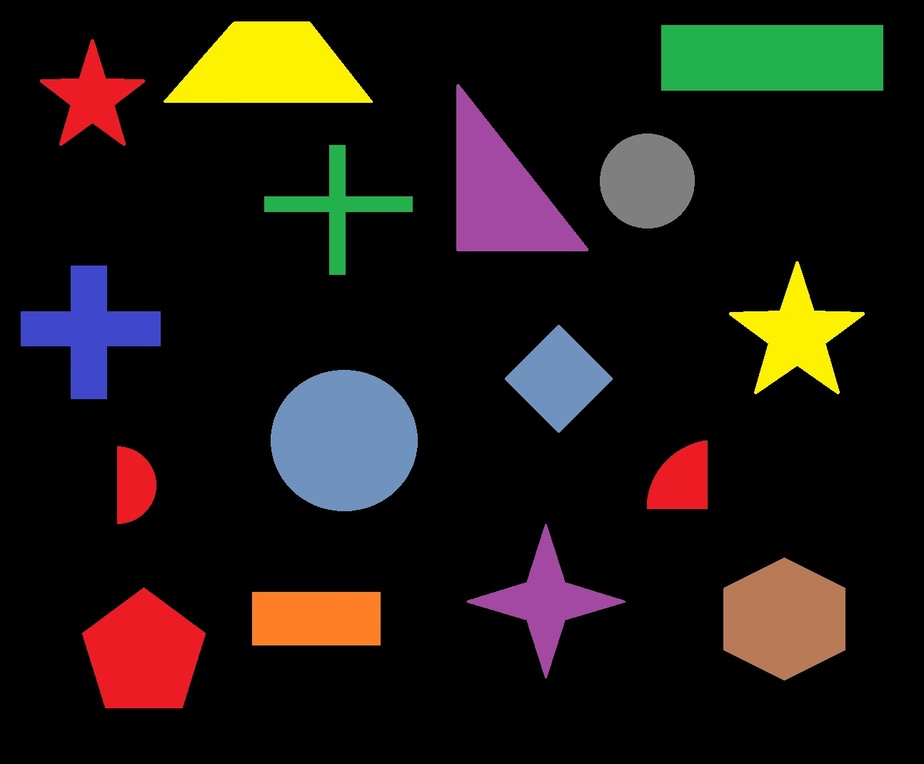
//> input picture images/shps.jpg, 924 x 764 px, shrunk from 1294 x 1070 before the run
$ ./shape_detection   (built with g++ and OpenCV 4)
//> lines starting //> are read from the running program, lines starting //| are printed output that depends on the picture; after the words box and inside, x2 and y2 are one past the last pixel; in counts of white or black regions, pixels touching at a corner belong together
/*************************************************************
*
*                Developed by Farid Huseynov
*                     ITUNOM UAV Team
*           	 All rights reserved © 2019
*
**************************************************************/


#include <opencv2/highgui/highgui.hpp>
#include <opencv2/imgproc/imgproc.hpp>
#include <cmath>
#include <iostream>
/*
* function to find a cosine of angle between vectors
* from pt0->pt1 and pt0->pt2
*/
static double angle(cv::Point pt1, cv::Point pt2, cv::Point pt0)
{
	double dx1 = pt1.x - pt0.x;
	double dy1 = pt1.y - pt0.y;
	double dx2 = pt2.x - pt0.x;
	double dy2 = pt2.y - pt0.y;
	return (dx1*dx2 + dy1 * dy2) / sqrt((dx1*dx1 + dy1 * dy1)*(dx2*dx2 + dy2 * dy2) + 1e-10);
}

/*
* function to display text in the center of a contour
*/
void setLabel(cv::Mat& im, const std::string label, std::vector<cv::Point>& contour)
{
	int fontface = cv::FONT_HERSHEY_SIMPLEX;
	double scale = 0.4;
	int thickness = 1;
	int baseline = 0;

	cv::Size text = cv::getTextSize(label, fontface, scale, thickness, &baseline);
	cv::Rect r = cv::boundingRect(contour);

	cv::Point pt(r.x + ((r.width - text.width) / 2), r.y + ((r.height + text.height) / 2));
	cv::rectangle(im, pt + cv::Point(0, baseline), pt + cv::Point(text.width, -text.height), CV_RGB(255, 255, 255), CV_FILLED);
	cv::putText(im, label, pt, fontface, scale, CV_RGB(0, 0, 0), thickness, 8);
}

int main()
{
	cv::Mat src = cv::imread("images/shps.jpg");
//> src is the input picture: 764 rows x 924 cols, CV_8UC3; mean B, G, R 19.1, 23.7, 29.6
	//cv::Mat src = cv::imread("F:/ITUNOM 2019/shape_datasets/quarter-circle/4__120.jpg");
	//cv::Mat src = cv::imread("F:/ITUNOM 2019/old shape datasets/dtsts/quarter-circle/Adsýz.png");

	if (src.empty())
		return -1;
	//Apply blurring
	cv::Mat blurred;
	cv::GaussianBlur(src, blurred, cv::Size(3,3), 0);

	// Convert to grayscale
	cv::Mat gray;
	cv::cvtColor(blurred, gray, CV_BGR2GRAY);
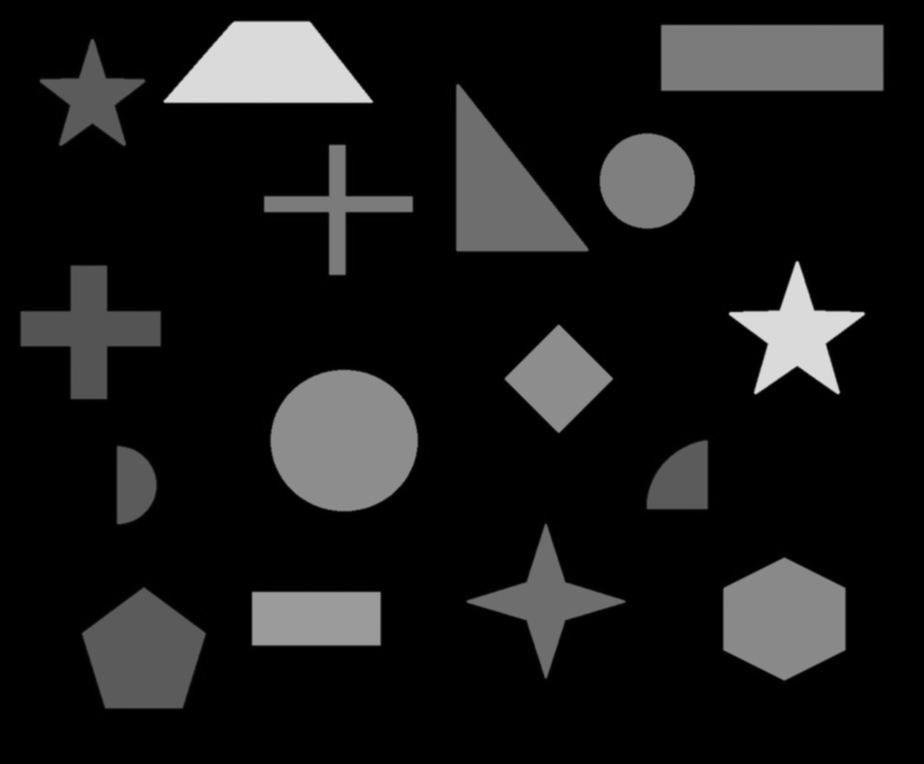
//> gray: 764 rows x 924 cols, CV_8UC1; min 0, max 220, mean 25

	// Use Canny instead of threshold to catch squares with gradient shading
	cv::Mat bw;
	cv::Canny(gray, bw, 80, 120);
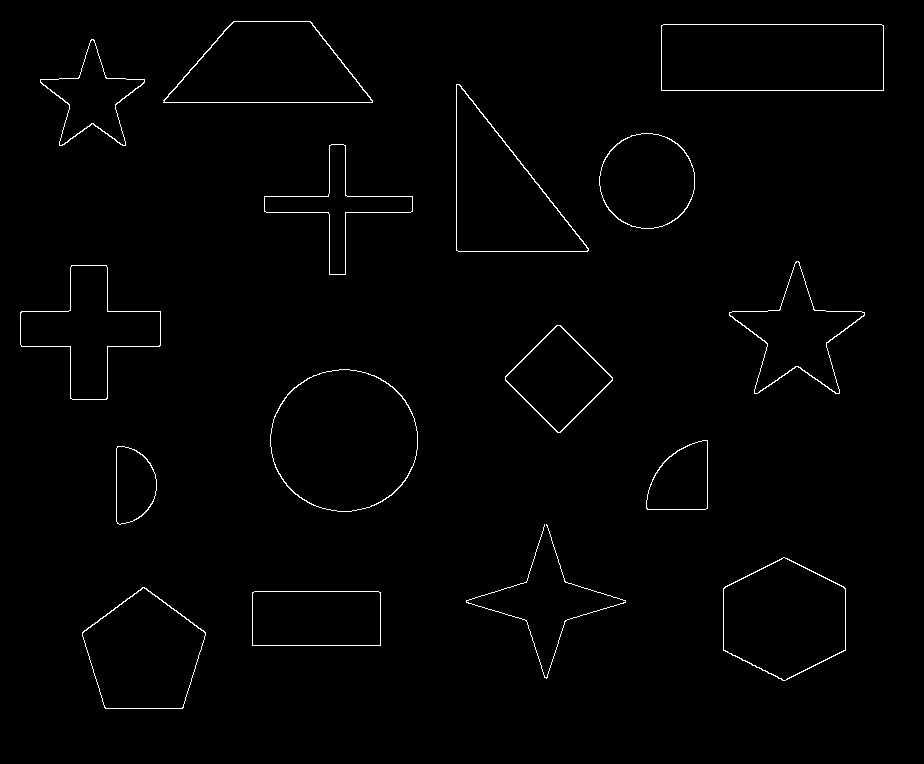
//> bw: 764 rows x 924 cols, CV_8UC1; 1.1% white in thin lines or dots, all inside (x1, y1, x2, y2) = (20, 21, 884, 709)

	// Find contours
	std::vector<std::vector<cv::Point> > contours;
	cv::findContours(bw.clone(), contours, CV_RETR_EXTERNAL, CV_CHAIN_APPROX_SIMPLE);
//> contours = 16 contours, 1 with area under 20; largest, box (x1, y1, x2, y2) and area: (270, 369, 418, 512) 16394, (661, 24, 884, 91) 14649, (163, 21, 373, 103) 11724, (456, 84, 589, 252) 11470, (723, 557, 846, 681) 11352

	std::vector<cv::Point> approx;
	cv::Mat dst = src.clone();

	for (int i = 0; i < contours.size(); i++)
	{
		// Approximate contour with accuracy proportional to the contour perimeter
		cv::approxPolyDP(cv::Mat(contours[i]), approx, cv::arcLength(cv::Mat(contours[i]), true)*0.02, true);


		// Number of vertices of polygonal curve
		int vtc = approx.size();

		//setLabel(dst, std::to_string(approx.size()), contours[i]);

		// 'Convex and with the area more than 100p' objects
		if (std::fabs(cv::contourArea(contours[i])) > 100 && cv::isContourConvex(approx)) {

			if (approx.size() == 3)
			{
				setLabel(dst, "TRI", contours[i]);    // Triangles
			}
			else if (approx.size() >= 4 && approx.size() <= 12)
			{

				// Get the cosines of all corners
				std::vector<double> cos;
				for (int j = 2; j < vtc + 1; j++)
					cos.push_back(angle(approx[j%vtc], approx[j - 2], approx[j - 1]));

				// Sort ascending the cosine values
				std::sort(cos.begin(), cos.end());

				// Get the lowest and the highest cosine
				double mincos = cos.front();
				double maxcos = cos.back();

				// Use the degrees obtained above and the number of vertices to determine the shape of the contour


				//square
				if (vtc == 4 && mincos >= -0.15 && maxcos <= 0.15 &&
					(cv::minAreaRect(contours[i]).size.width / cv::minAreaRect(contours[i]).size.height > 0.8 &&
						cv::minAreaRect(contours[i]).size.width / cv::minAreaRect(contours[i]).size.height < 1.2)) {
					setLabel(dst, "SQR", contours[i]);
				}

				//rectangle
				else if (vtc == 4 && mincos >= -0.15 && maxcos <= 0.15)
					setLabel(dst, "RECT", contours[i]);

				//trapezoid
				else if (vtc == 4 && mincos <= -0.2)
					setLabel(dst, "TRAPEZOID", contours[i]);

				//pentagon
				else if (vtc == 5 && mincos >= -0.5 && maxcos <= -0.05)
					setLabel(dst, "PENTA", contours[i]);

				//semi-circe
				else if(vtc == 5 && mincos >= -0.85 && maxcos <= 0.6)
					setLabel(dst, "SEMI-CIRCLE", contours[i]);

				//quarter-circle
				else if (vtc == 5 && mincos >= -1 && maxcos <= 0.6)
					setLabel(dst, "QUARTER-CIRCLE", contours[i]);

				//hexagon
				else if (vtc == 6 && mincos >= -0.7 && maxcos <= -0.3)
					setLabel(dst, "HEXA", contours[i]);

				//semi-circle
				else if (vtc == 6 && mincos >= -0.85 && maxcos <= 0.6)
					setLabel(dst, "SEMI-CIRCLE", contours[i]);

				//quarter-circle
				else if (vtc == 6 && mincos >= -1 && maxcos <= 0.6)
					setLabel(dst, "QUARTER-CIRCLE", contours[i]);

				//heptagon
				else if (vtc == 7)
					setLabel(dst, "HEPTA", contours[i]);

				//octagon or circle
				else if (vtc == 8) {
					// circle
					double area = cv::contourArea(contours[i]);
					cv::Rect r = cv::boundingRect(contours[i]);
					int radius = r.width / 2;
					if (std::abs(1 - ((double)r.width / r.height)) <= 0.2 &&
						std::abs(1 - (area / (CV_PI * std::pow(radius, 2)))) <= 0.2) {
						setLabel(dst, "CIR", contours[i]);
					}

					//octagon
					else
						setLabel(dst, "OCTA", contours[i]);
				}

			}
		}

		//For the non-convex shapes and circle
		else if (std::fabs(cv::contourArea(contours[i])) > 100) {
			if (vtc == 4)
				setLabel(dst, "QUADRANGULAR", contours[i]);
			if (vtc == 5)
				setLabel(dst, "PENTAGON", contours[i]);
			if (vtc == 6)
				setLabel(dst, "HEXAGON", contours[i]);
			if (vtc == 7)
				setLabel(dst, "HEPTAGON", contours[i]);
			if (vtc == 10)
				setLabel(dst, "STAR", contours[i]);
			else if (vtc == 12)
				setLabel(dst, "CROSS", contours[i]);
			else
				setLabel(dst, "UNKNOWN", contours[i]);
		}


	}
//> this loop made 16 passes
//> (vtc, area, radius, text in setLabel, r in setLabel, pt in setLabel) on passes 7, 12: (8, 16394, 74, Size(21, 9), Rect(270, 369, 148, 143), Point(333, 445)), (8, 7120, 48, Size(21, 9), Rect(599, 133, 96, 96), Point(636, 185))
//> (vtc, text in setLabel, r in setLabel, pt in setLabel) on passes 1, 2, 3, 5, 6, 8: (4, Size(32, 9), Rect(252, 591, 129, 55), Point(300, 623)), (5, Size(39, 9), Rect(82, 587, 124, 122), Point(124, 652)), (6, Size(33, 9), Rect(723, 557, 123, 124), Point(768, 623)), (6, Size(83, 9), Rect(116, 446, 41, 79), Point(95, 490)), (6, Size(110, 9), Rect(646, 440, 62, 70), Point(622, 479)), (4, Size(26, 9), Rect(505, 325, 108, 108), Point(546, 383))
//> pass 1, in setLabel, `cv::putText(im, label, pt, fontface, scale, CV_RGB(0, 0, 0), thickness..`:
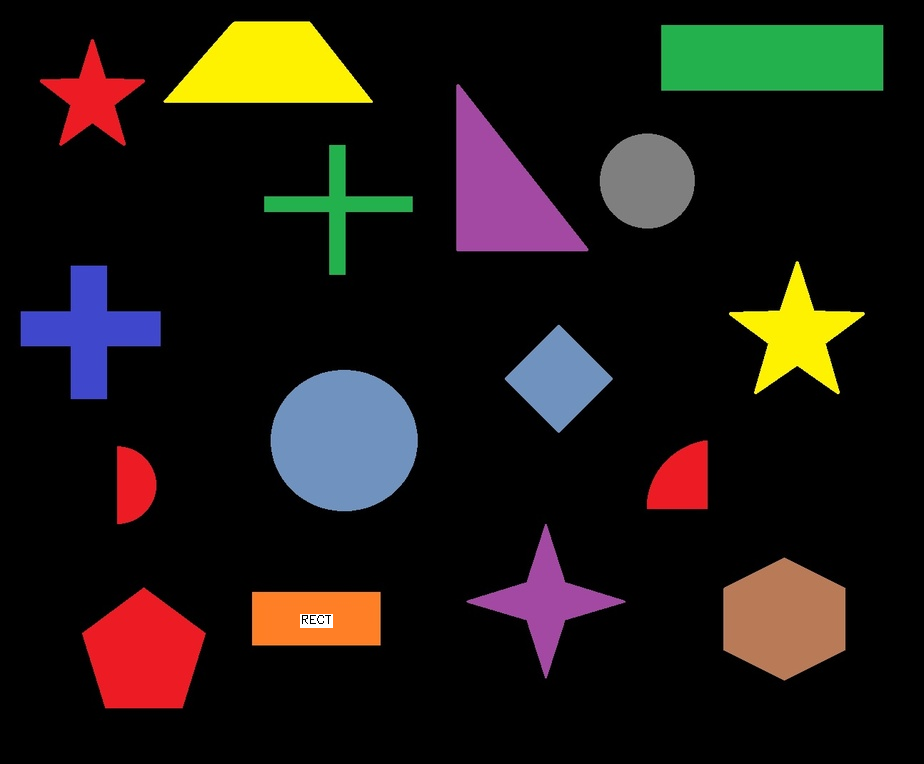
//> im: 764 rows x 924 cols, CV_8UC3; 0.07% of pixels changed, all inside (x1, y1, x2, y2) = (300, 614, 333, 628)
//> pass 2, in setLabel (call 2), `cv::putText(im, label, pt, fontface, scale, CV_RGB(0, 0, 0), thickness..`:
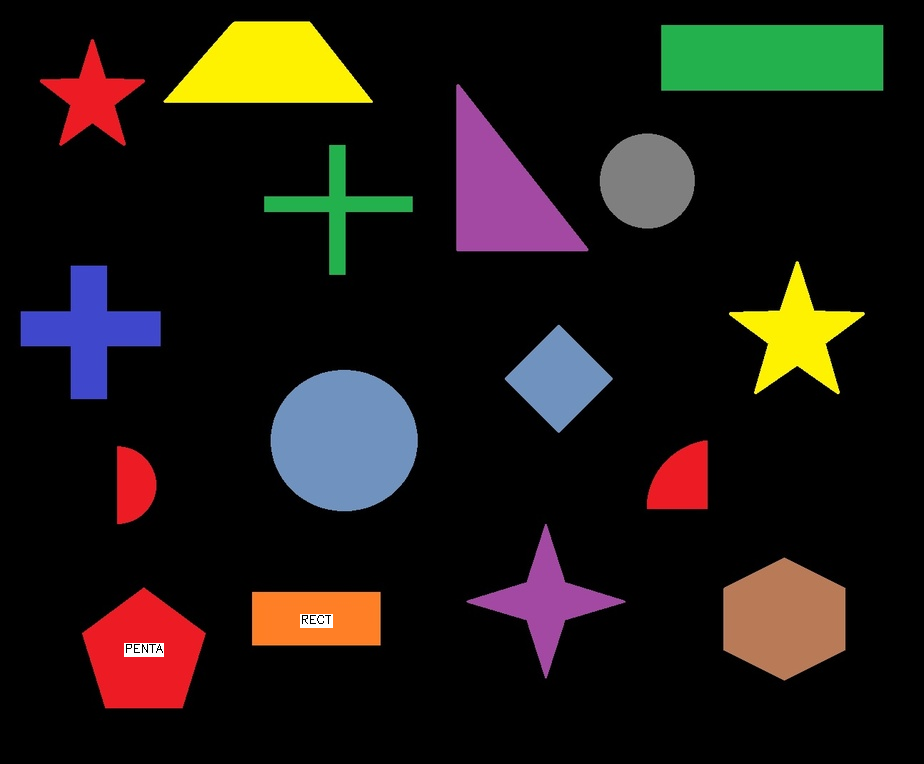
//> im: 764 rows x 924 cols, CV_8UC3; 0.08% of pixels changed, all inside (x1, y1, x2, y2) = (124, 643, 164, 657)
//> pass 3, in setLabel (call 3), `cv::putText(im, label, pt, fontface, scale, CV_RGB(0, 0, 0), thickness..`:
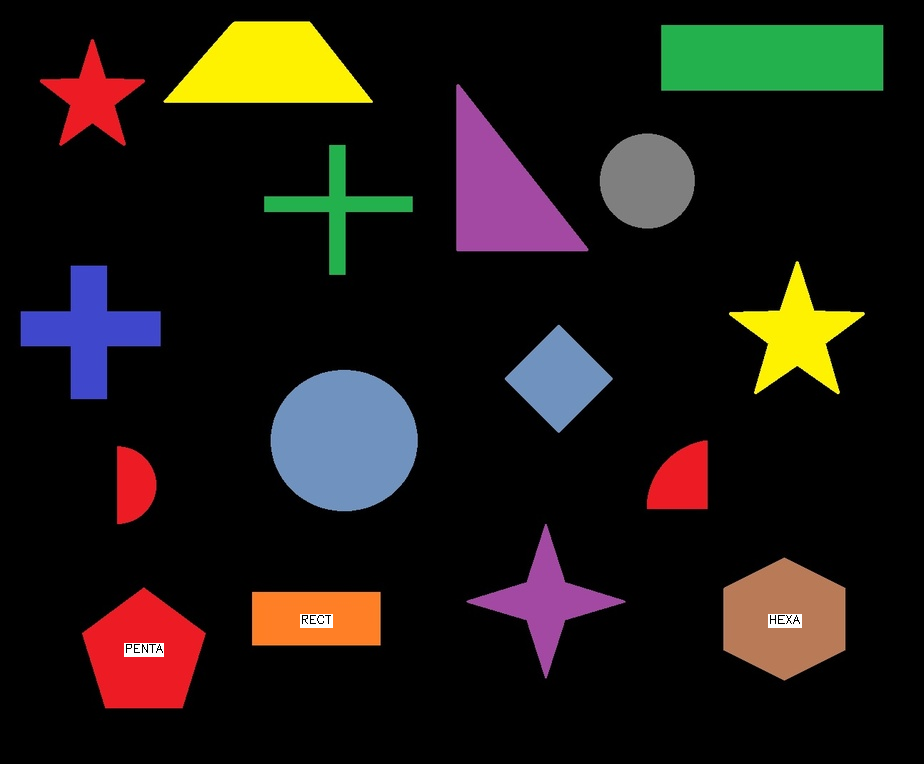
//> im: 764 rows x 924 cols, CV_8UC3; 0.07% of pixels changed, all inside (x1, y1, x2, y2) = (768, 614, 802, 628)
//> after the loop:
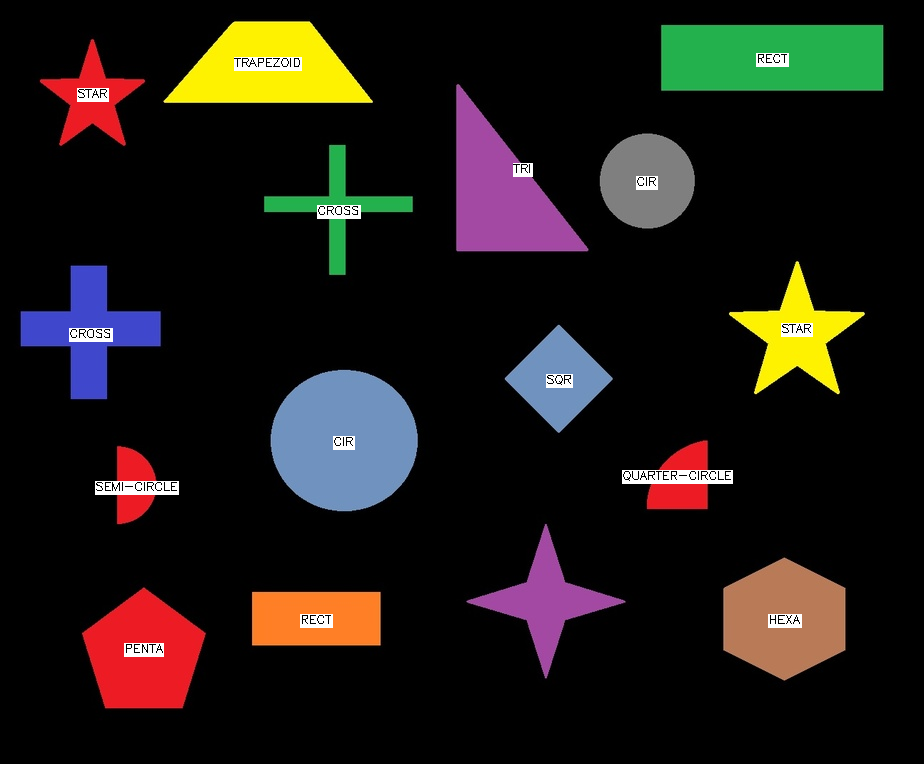
//> dst: 764 rows x 924 cols, CV_8UC3; 1.26% of pixels changed, all inside (x1, y1, x2, y2) = (69, 53, 813, 657)
	cv::namedWindow("src", cv::WINDOW_FREERATIO);
	cv::namedWindow("dst", cv::WINDOW_FREERATIO);
	cv::imshow("src", src);
	cv::imshow("dst", dst);
	cv::waitKey(0);
	cv::destroyAllWindows();
	return 0;
}

$ run again, with images/ex.png saved as images/shps.jpg
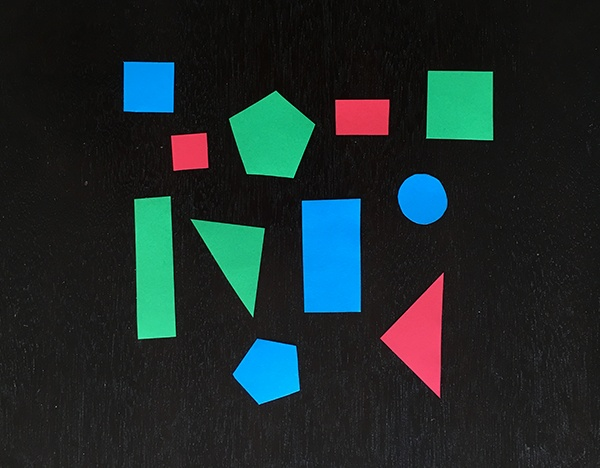
//> input picture images/ex.png, 600 x 468 px
//> src is the input picture: 468 rows x 600 cols, CV_8UC3; mean B, G, R 43, 42.6, 29.4
//> `cv::Canny(gray, bw, 80, 120);`:
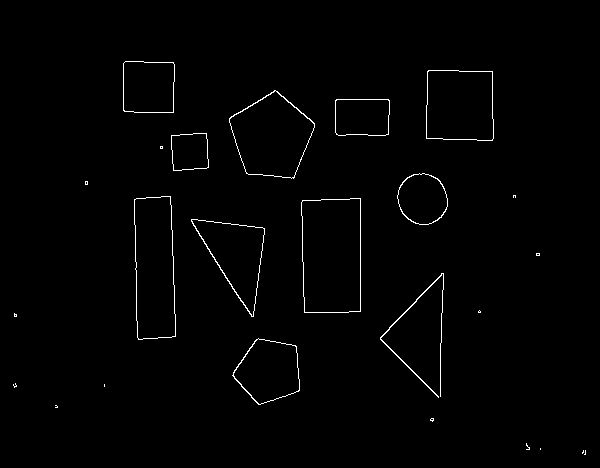
//> bw: 468 rows x 600 cols, CV_8UC1; 1.1% white in thin lines or dots, all inside (x1, y1, x2, y2) = (13, 61, 586, 455)
//> contours = 25 contours, 14 with area under 20; largest, box (x1, y1, x2, y2) and area: (301, 198, 361, 313) 6482, (134, 196, 176, 340) 5252, (229, 90, 315, 179) 5027, (426, 70, 494, 141) 4504, (191, 219, 265, 317) 3501
//> the loop `for (int i = 0; i < contours.size(); i++)` made 25 passes
//> (vtc, area, radius, text in setLabel, r in setLabel, pt in setLabel) on pass 19: (8, 1979, 25, Size(21, 9), Rect(397, 173, 51, 52), Point(412, 203))
//> after the loop `for (int i = 0; i < contours.size(); i++)`:
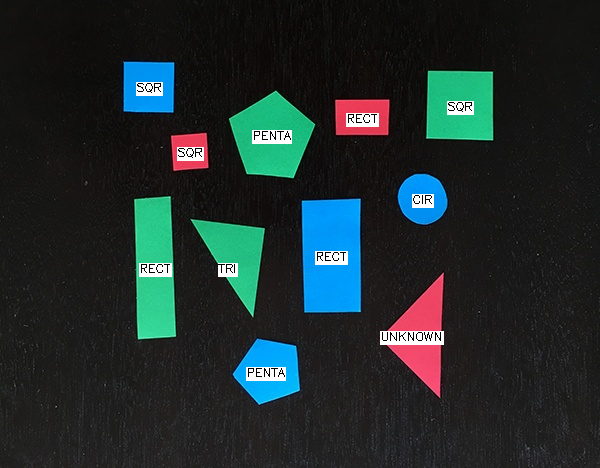
//> dst: 468 rows x 600 cols, CV_8UC3; 1.82% of pixels changed, all inside (x1, y1, x2, y2) = (136, 82, 474, 381)
